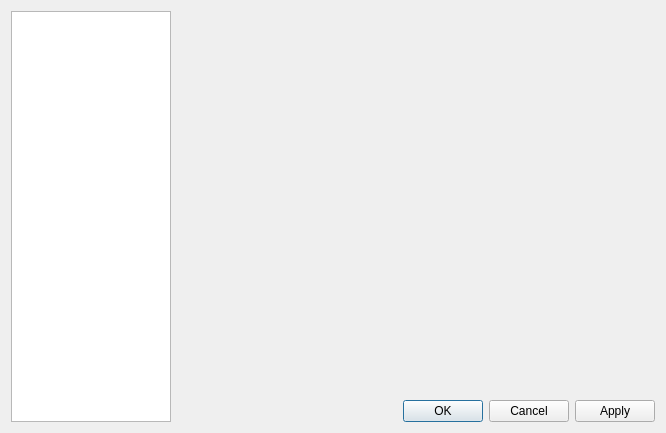
<?xml version="1.0" encoding="UTF-8"?>
<ui version="4.0">
 <class>Core::SettingManager::SettingDialog</class>
 <widget class="QDialog" name="Core::SettingManager::SettingDialog">
  <property name="geometry">
   <rect>
    <x>0</x>
    <y>0</y>
    <width>666</width>
    <height>433</height>
   </rect>
  </property>
  <property name="windowTitle">
   <string>Dialog</string>
  </property>
  <layout class="QGridLayout" name="gridLayout">
   <item row="0" column="0" rowspan="2">
    <widget class="QListWidget" name="listWidget">
     <property name="enabled">
      <bool>true</bool>
     </property>
     <property name="sizePolicy">
      <sizepolicy hsizetype="Expanding" vsizetype="Expanding">
       <horstretch>1</horstretch>
       <verstretch>0</verstretch>
      </sizepolicy>
     </property>
    </widget>
   </item>
   <item row="1" column="1">
    <widget class="QDialogButtonBox" name="buttonBox">
     <property name="orientation">
      <enum>Qt::Horizontal</enum>
     </property>
     <property name="standardButtons">
      <set>QDialogButtonBox::Apply|QDialogButtonBox::Cancel|QDialogButtonBox::Ok</set>
     </property>
    </widget>
   </item>
   <item row="0" column="1">
    <widget class="QStackedWidget" name="stackedWidget">
     <property name="sizePolicy">
      <sizepolicy hsizetype="Preferred" vsizetype="Preferred">
       <horstretch>3</horstretch>
       <verstretch>0</verstretch>
      </sizepolicy>
     </property>
     <widget class="QWidget" name="stackedWidgetPage1"/>
    </widget>
   </item>
  </layout>
 </widget>
 <resources/>
 <connections>
  <connection>
   <sender>buttonBox</sender>
   <signal>accepted()</signal>
   <receiver>Core::SettingManager::SettingDialog</receiver>
   <slot>accept()</slot>
   <hints>
    <hint type="sourcelabel">
     <x>248</x>
     <y>254</y>
    </hint>
    <hint type="destinationlabel">
     <x>157</x>
     <y>274</y>
    </hint>
   </hints>
  </connection>
  <connection>
   <sender>buttonBox</sender>
   <signal>rejected()</signal>
   <receiver>Core::SettingManager::SettingDialog</receiver>
   <slot>reject()</slot>
   <hints>
    <hint type="sourcelabel">
     <x>316</x>
     <y>260</y>
    </hint>
    <hint type="destinationlabel">
     <x>286</x>
     <y>274</y>
    </hint>
   </hints>
  </connection>
 </connections>
</ui>
